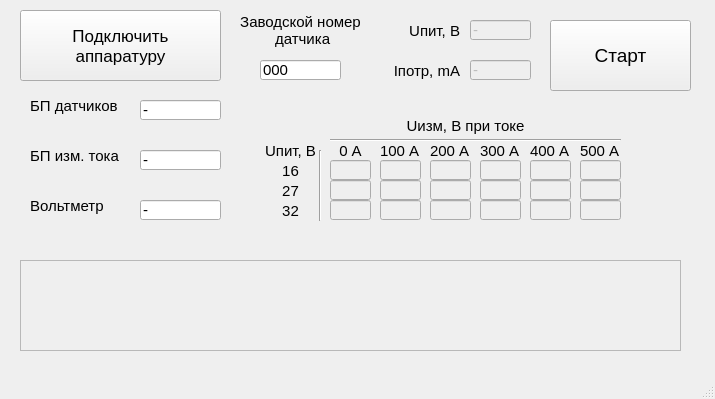
<?xml version="1.0" encoding="UTF-8"?>
<ui version="4.0">
 <class>MainWindow</class>
 <widget class="QMainWindow" name="MainWindow">
  <property name="geometry">
   <rect>
    <x>0</x>
    <y>0</y>
    <width>715</width>
    <height>399</height>
   </rect>
  </property>
  <property name="windowTitle">
   <string>Тестирование ДТ-500</string>
  </property>
  <widget class="QWidget" name="centralwidget">
   <widget class="QPushButton" name="Connect_Button">
    <property name="geometry">
     <rect>
      <x>20</x>
      <y>10</y>
      <width>201</width>
      <height>71</height>
     </rect>
    </property>
    <property name="font">
     <font>
      <pointsize>13</pointsize>
     </font>
    </property>
    <property name="text">
     <string>Подключить
аппаратуру</string>
    </property>
   </widget>
   <widget class="QLabel" name="label_2">
    <property name="geometry">
     <rect>
      <x>30</x>
      <y>190</y>
      <width>101</width>
      <height>31</height>
     </rect>
    </property>
    <property name="font">
     <font>
      <pointsize>11</pointsize>
     </font>
    </property>
    <property name="text">
     <string>Вольтметр</string>
    </property>
   </widget>
   <widget class="QLabel" name="label_3">
    <property name="geometry">
     <rect>
      <x>30</x>
      <y>90</y>
      <width>101</width>
      <height>31</height>
     </rect>
    </property>
    <property name="font">
     <font>
      <pointsize>11</pointsize>
     </font>
    </property>
    <property name="text">
     <string>БП датчиков</string>
    </property>
   </widget>
   <widget class="QLabel" name="label_4">
    <property name="geometry">
     <rect>
      <x>30</x>
      <y>140</y>
      <width>101</width>
      <height>31</height>
     </rect>
    </property>
    <property name="font">
     <font>
      <pointsize>11</pointsize>
     </font>
    </property>
    <property name="text">
     <string>БП изм. тока</string>
    </property>
   </widget>
   <widget class="QLineEdit" name="port_supply_sensor">
    <property name="geometry">
     <rect>
      <x>140</x>
      <y>100</y>
      <width>81</width>
      <height>20</height>
     </rect>
    </property>
    <property name="font">
     <font>
      <pointsize>11</pointsize>
     </font>
    </property>
    <property name="text">
     <string>-</string>
    </property>
   </widget>
   <widget class="QLineEdit" name="port_measure_supply">
    <property name="geometry">
     <rect>
      <x>140</x>
      <y>150</y>
      <width>81</width>
      <height>20</height>
     </rect>
    </property>
    <property name="font">
     <font>
      <pointsize>11</pointsize>
     </font>
    </property>
    <property name="text">
     <string>-</string>
    </property>
   </widget>
   <widget class="QLineEdit" name="port_voltmeter">
    <property name="geometry">
     <rect>
      <x>140</x>
      <y>200</y>
      <width>81</width>
      <height>20</height>
     </rect>
    </property>
    <property name="font">
     <font>
      <pointsize>11</pointsize>
     </font>
    </property>
    <property name="text">
     <string>-</string>
    </property>
   </widget>
   <widget class="QTextBrowser" name="console">
    <property name="enabled">
     <bool>false</bool>
    </property>
    <property name="geometry">
     <rect>
      <x>20</x>
      <y>260</y>
      <width>661</width>
      <height>91</height>
     </rect>
    </property>
    <property name="overwriteMode">
     <bool>true</bool>
    </property>
   </widget>
   <widget class="QLineEdit" name="u_supply_sens">
    <property name="enabled">
     <bool>false</bool>
    </property>
    <property name="geometry">
     <rect>
      <x>470</x>
      <y>20</y>
      <width>61</width>
      <height>20</height>
     </rect>
    </property>
    <property name="font">
     <font>
      <pointsize>11</pointsize>
     </font>
    </property>
    <property name="text">
     <string>-</string>
    </property>
   </widget>
   <widget class="QLineEdit" name="current_sens">
    <property name="enabled">
     <bool>false</bool>
    </property>
    <property name="geometry">
     <rect>
      <x>470</x>
      <y>60</y>
      <width>61</width>
      <height>20</height>
     </rect>
    </property>
    <property name="font">
     <font>
      <pointsize>11</pointsize>
     </font>
    </property>
    <property name="text">
     <string>-</string>
    </property>
   </widget>
   <widget class="QLabel" name="label_397">
    <property name="geometry">
     <rect>
      <x>380</x>
      <y>20</y>
      <width>80</width>
      <height>21</height>
     </rect>
    </property>
    <property name="font">
     <font>
      <pointsize>11</pointsize>
     </font>
    </property>
    <property name="text">
     <string>Uпит, В</string>
    </property>
    <property name="alignment">
     <set>Qt::AlignRight|Qt::AlignTrailing|Qt::AlignVCenter</set>
    </property>
   </widget>
   <widget class="QLabel" name="label_401">
    <property name="geometry">
     <rect>
      <x>380</x>
      <y>60</y>
      <width>80</width>
      <height>21</height>
     </rect>
    </property>
    <property name="font">
     <font>
      <pointsize>11</pointsize>
     </font>
    </property>
    <property name="text">
     <string>Iпотр, mA</string>
    </property>
    <property name="alignment">
     <set>Qt::AlignRight|Qt::AlignTrailing|Qt::AlignVCenter</set>
    </property>
   </widget>
   <widget class="QPushButton" name="Start_Button">
    <property name="enabled">
     <bool>true</bool>
    </property>
    <property name="geometry">
     <rect>
      <x>550</x>
      <y>20</y>
      <width>141</width>
      <height>71</height>
     </rect>
    </property>
    <property name="font">
     <font>
      <pointsize>14</pointsize>
     </font>
    </property>
    <property name="acceptDrops">
     <bool>false</bool>
    </property>
    <property name="text">
     <string>Старт</string>
    </property>
    <property name="checkable">
     <bool>false</bool>
    </property>
    <property name="autoDefault">
     <bool>false</bool>
    </property>
    <property name="default">
     <bool>false</bool>
    </property>
    <property name="flat">
     <bool>false</bool>
    </property>
   </widget>
   <widget class="QLabel" name="label_402">
    <property name="geometry">
     <rect>
      <x>240</x>
      <y>10</y>
      <width>121</width>
      <height>41</height>
     </rect>
    </property>
    <property name="font">
     <font>
      <pointsize>11</pointsize>
     </font>
    </property>
    <property name="text">
     <string>Заводской номер
 датчика</string>
    </property>
    <property name="alignment">
     <set>Qt::AlignCenter</set>
    </property>
   </widget>
   <widget class="QLineEdit" name="num_of_sensor">
    <property name="geometry">
     <rect>
      <x>260</x>
      <y>60</y>
      <width>81</width>
      <height>20</height>
     </rect>
    </property>
    <property name="font">
     <font>
      <pointsize>11</pointsize>
     </font>
    </property>
    <property name="text">
     <string>000</string>
    </property>
   </widget>
   <widget class="QLabel" name="label_9">
    <property name="geometry">
     <rect>
      <x>265</x>
      <y>180</y>
      <width>51</width>
      <height>21</height>
     </rect>
    </property>
    <property name="font">
     <font>
      <pointsize>11</pointsize>
     </font>
    </property>
    <property name="text">
     <string>27</string>
    </property>
    <property name="alignment">
     <set>Qt::AlignCenter</set>
    </property>
   </widget>
   <widget class="QLabel" name="label_8">
    <property name="geometry">
     <rect>
      <x>265</x>
      <y>160</y>
      <width>51</width>
      <height>21</height>
     </rect>
    </property>
    <property name="font">
     <font>
      <pointsize>11</pointsize>
     </font>
    </property>
    <property name="text">
     <string>16</string>
    </property>
    <property name="alignment">
     <set>Qt::AlignCenter</set>
    </property>
   </widget>
   <widget class="QLineEdit" name="U_16_I_100_N_0">
    <property name="enabled">
     <bool>false</bool>
    </property>
    <property name="geometry">
     <rect>
      <x>380</x>
      <y>160</y>
      <width>41</width>
      <height>20</height>
     </rect>
    </property>
    <property name="alignment">
     <set>Qt::AlignCenter</set>
    </property>
   </widget>
   <widget class="QLineEdit" name="U_16_I_300_N_0">
    <property name="enabled">
     <bool>false</bool>
    </property>
    <property name="geometry">
     <rect>
      <x>480</x>
      <y>160</y>
      <width>41</width>
      <height>20</height>
     </rect>
    </property>
    <property name="alignment">
     <set>Qt::AlignCenter</set>
    </property>
   </widget>
   <widget class="QLineEdit" name="U_16_I_400_N_0">
    <property name="enabled">
     <bool>false</bool>
    </property>
    <property name="geometry">
     <rect>
      <x>530</x>
      <y>160</y>
      <width>41</width>
      <height>20</height>
     </rect>
    </property>
    <property name="alignment">
     <set>Qt::AlignCenter</set>
    </property>
   </widget>
   <widget class="QLabel" name="label_7">
    <property name="geometry">
     <rect>
      <x>265</x>
      <y>140</y>
      <width>51</width>
      <height>21</height>
     </rect>
    </property>
    <property name="font">
     <font>
      <pointsize>11</pointsize>
     </font>
    </property>
    <property name="text">
     <string>Uпит, В</string>
    </property>
    <property name="alignment">
     <set>Qt::AlignCenter</set>
    </property>
   </widget>
   <widget class="Line" name="line_3">
    <property name="geometry">
     <rect>
      <x>330</x>
      <y>130</y>
      <width>291</width>
      <height>20</height>
     </rect>
    </property>
    <property name="orientation">
     <enum>Qt::Horizontal</enum>
    </property>
   </widget>
   <widget class="QLineEdit" name="U_27_I_100_N_0">
    <property name="enabled">
     <bool>false</bool>
    </property>
    <property name="geometry">
     <rect>
      <x>380</x>
      <y>180</y>
      <width>41</width>
      <height>20</height>
     </rect>
    </property>
    <property name="font">
     <font>
      <weight>75</weight>
      <bold>true</bold>
     </font>
    </property>
    <property name="alignment">
     <set>Qt::AlignCenter</set>
    </property>
   </widget>
   <widget class="QLineEdit" name="U_16_I_0_N_0">
    <property name="enabled">
     <bool>false</bool>
    </property>
    <property name="geometry">
     <rect>
      <x>330</x>
      <y>160</y>
      <width>41</width>
      <height>20</height>
     </rect>
    </property>
    <property name="autoFillBackground">
     <bool>false</bool>
    </property>
    <property name="text">
     <string/>
    </property>
    <property name="alignment">
     <set>Qt::AlignCenter</set>
    </property>
   </widget>
   <widget class="QLabel" name="label_10">
    <property name="geometry">
     <rect>
      <x>265</x>
      <y>200</y>
      <width>51</width>
      <height>21</height>
     </rect>
    </property>
    <property name="font">
     <font>
      <pointsize>11</pointsize>
     </font>
    </property>
    <property name="text">
     <string>32</string>
    </property>
    <property name="alignment">
     <set>Qt::AlignCenter</set>
    </property>
   </widget>
   <widget class="QLineEdit" name="U_27_I_300_N_0">
    <property name="enabled">
     <bool>false</bool>
    </property>
    <property name="geometry">
     <rect>
      <x>480</x>
      <y>180</y>
      <width>41</width>
      <height>20</height>
     </rect>
    </property>
    <property name="alignment">
     <set>Qt::AlignCenter</set>
    </property>
   </widget>
   <widget class="QLabel" name="label_18">
    <property name="geometry">
     <rect>
      <x>380</x>
      <y>140</y>
      <width>41</width>
      <height>21</height>
     </rect>
    </property>
    <property name="font">
     <font>
      <pointsize>11</pointsize>
     </font>
    </property>
    <property name="text">
     <string>100 А</string>
    </property>
   </widget>
   <widget class="QLineEdit" name="U_32_I_0_N_0">
    <property name="enabled">
     <bool>false</bool>
    </property>
    <property name="geometry">
     <rect>
      <x>330</x>
      <y>200</y>
      <width>41</width>
      <height>20</height>
     </rect>
    </property>
    <property name="alignment">
     <set>Qt::AlignCenter</set>
    </property>
   </widget>
   <widget class="QLabel" name="label_15">
    <property name="geometry">
     <rect>
      <x>480</x>
      <y>140</y>
      <width>41</width>
      <height>21</height>
     </rect>
    </property>
    <property name="font">
     <font>
      <pointsize>11</pointsize>
     </font>
    </property>
    <property name="text">
     <string>300 А</string>
    </property>
   </widget>
   <widget class="QLabel" name="label_17">
    <property name="geometry">
     <rect>
      <x>580</x>
      <y>140</y>
      <width>41</width>
      <height>21</height>
     </rect>
    </property>
    <property name="font">
     <font>
      <pointsize>11</pointsize>
     </font>
    </property>
    <property name="text">
     <string>500 А</string>
    </property>
   </widget>
   <widget class="QLineEdit" name="U_32_I_500_N_0">
    <property name="enabled">
     <bool>false</bool>
    </property>
    <property name="geometry">
     <rect>
      <x>580</x>
      <y>200</y>
      <width>41</width>
      <height>20</height>
     </rect>
    </property>
    <property name="alignment">
     <set>Qt::AlignCenter</set>
    </property>
   </widget>
   <widget class="QLabel" name="label_14">
    <property name="geometry">
     <rect>
      <x>430</x>
      <y>140</y>
      <width>41</width>
      <height>21</height>
     </rect>
    </property>
    <property name="font">
     <font>
      <pointsize>11</pointsize>
     </font>
    </property>
    <property name="text">
     <string>200 А</string>
    </property>
   </widget>
   <widget class="QLabel" name="label_11">
    <property name="geometry">
     <rect>
      <x>320</x>
      <y>110</y>
      <width>291</width>
      <height>31</height>
     </rect>
    </property>
    <property name="font">
     <font>
      <pointsize>11</pointsize>
     </font>
    </property>
    <property name="text">
     <string>Uизм, В при токе</string>
    </property>
    <property name="alignment">
     <set>Qt::AlignCenter</set>
    </property>
   </widget>
   <widget class="QLineEdit" name="U_16_I_500_N_0">
    <property name="enabled">
     <bool>false</bool>
    </property>
    <property name="geometry">
     <rect>
      <x>580</x>
      <y>160</y>
      <width>41</width>
      <height>20</height>
     </rect>
    </property>
    <property name="alignment">
     <set>Qt::AlignCenter</set>
    </property>
   </widget>
   <widget class="QLabel" name="label_16">
    <property name="geometry">
     <rect>
      <x>530</x>
      <y>140</y>
      <width>41</width>
      <height>21</height>
     </rect>
    </property>
    <property name="font">
     <font>
      <pointsize>11</pointsize>
     </font>
    </property>
    <property name="text">
     <string>400 А</string>
    </property>
   </widget>
   <widget class="QLineEdit" name="U_27_I_500_N_0">
    <property name="enabled">
     <bool>false</bool>
    </property>
    <property name="geometry">
     <rect>
      <x>580</x>
      <y>180</y>
      <width>41</width>
      <height>20</height>
     </rect>
    </property>
    <property name="alignment">
     <set>Qt::AlignCenter</set>
    </property>
   </widget>
   <widget class="QLineEdit" name="U_32_I_100_N_0">
    <property name="enabled">
     <bool>false</bool>
    </property>
    <property name="geometry">
     <rect>
      <x>380</x>
      <y>200</y>
      <width>41</width>
      <height>20</height>
     </rect>
    </property>
    <property name="alignment">
     <set>Qt::AlignCenter</set>
    </property>
   </widget>
   <widget class="QLineEdit" name="U_27_I_400_N_0">
    <property name="enabled">
     <bool>false</bool>
    </property>
    <property name="geometry">
     <rect>
      <x>530</x>
      <y>180</y>
      <width>41</width>
      <height>20</height>
     </rect>
    </property>
    <property name="alignment">
     <set>Qt::AlignCenter</set>
    </property>
   </widget>
   <widget class="QLabel" name="label_12">
    <property name="geometry">
     <rect>
      <x>330</x>
      <y>140</y>
      <width>41</width>
      <height>21</height>
     </rect>
    </property>
    <property name="sizePolicy">
     <sizepolicy hsizetype="Preferred" vsizetype="Preferred">
      <horstretch>0</horstretch>
      <verstretch>0</verstretch>
     </sizepolicy>
    </property>
    <property name="font">
     <font>
      <pointsize>11</pointsize>
     </font>
    </property>
    <property name="text">
     <string>0 А</string>
    </property>
    <property name="alignment">
     <set>Qt::AlignCenter</set>
    </property>
   </widget>
   <widget class="QLineEdit" name="U_27_I_0_N_0">
    <property name="enabled">
     <bool>false</bool>
    </property>
    <property name="geometry">
     <rect>
      <x>330</x>
      <y>180</y>
      <width>41</width>
      <height>20</height>
     </rect>
    </property>
    <property name="alignment">
     <set>Qt::AlignCenter</set>
    </property>
   </widget>
   <widget class="QLineEdit" name="U_32_I_200_N_0">
    <property name="enabled">
     <bool>false</bool>
    </property>
    <property name="geometry">
     <rect>
      <x>430</x>
      <y>200</y>
      <width>41</width>
      <height>20</height>
     </rect>
    </property>
    <property name="alignment">
     <set>Qt::AlignCenter</set>
    </property>
   </widget>
   <widget class="QLineEdit" name="U_32_I_300_N_0">
    <property name="enabled">
     <bool>false</bool>
    </property>
    <property name="geometry">
     <rect>
      <x>480</x>
      <y>200</y>
      <width>41</width>
      <height>20</height>
     </rect>
    </property>
    <property name="alignment">
     <set>Qt::AlignCenter</set>
    </property>
   </widget>
   <widget class="QLineEdit" name="U_16_I_200_N_0">
    <property name="enabled">
     <bool>false</bool>
    </property>
    <property name="geometry">
     <rect>
      <x>430</x>
      <y>160</y>
      <width>41</width>
      <height>20</height>
     </rect>
    </property>
    <property name="alignment">
     <set>Qt::AlignCenter</set>
    </property>
   </widget>
   <widget class="QLineEdit" name="U_27_I_200_N_0">
    <property name="enabled">
     <bool>false</bool>
    </property>
    <property name="geometry">
     <rect>
      <x>430</x>
      <y>180</y>
      <width>41</width>
      <height>20</height>
     </rect>
    </property>
    <property name="alignment">
     <set>Qt::AlignCenter</set>
    </property>
   </widget>
   <widget class="Line" name="line">
    <property name="geometry">
     <rect>
      <x>310</x>
      <y>150</y>
      <width>20</width>
      <height>71</height>
     </rect>
    </property>
    <property name="orientation">
     <enum>Qt::Vertical</enum>
    </property>
   </widget>
   <widget class="QLineEdit" name="U_32_I_400_N_0">
    <property name="enabled">
     <bool>false</bool>
    </property>
    <property name="geometry">
     <rect>
      <x>530</x>
      <y>200</y>
      <width>41</width>
      <height>20</height>
     </rect>
    </property>
    <property name="alignment">
     <set>Qt::AlignCenter</set>
    </property>
   </widget>
  </widget>
  <widget class="QMenuBar" name="menubar">
   <property name="geometry">
    <rect>
     <x>0</x>
     <y>0</y>
     <width>715</width>
     <height>21</height>
    </rect>
   </property>
  </widget>
  <widget class="QStatusBar" name="statusbar"/>
 </widget>
 <resources/>
 <connections/>
</ui>
